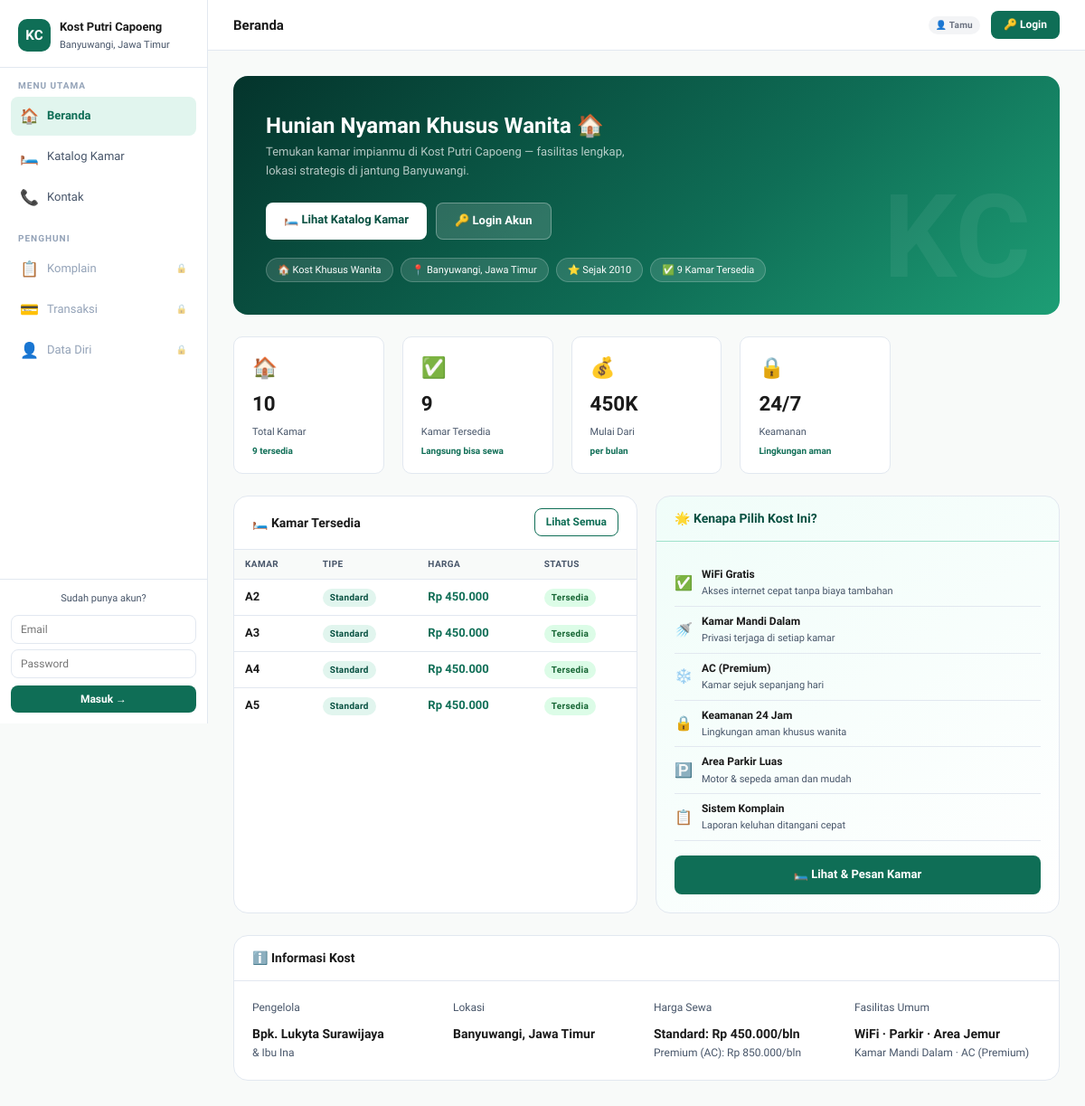
Before: / with the older database file.
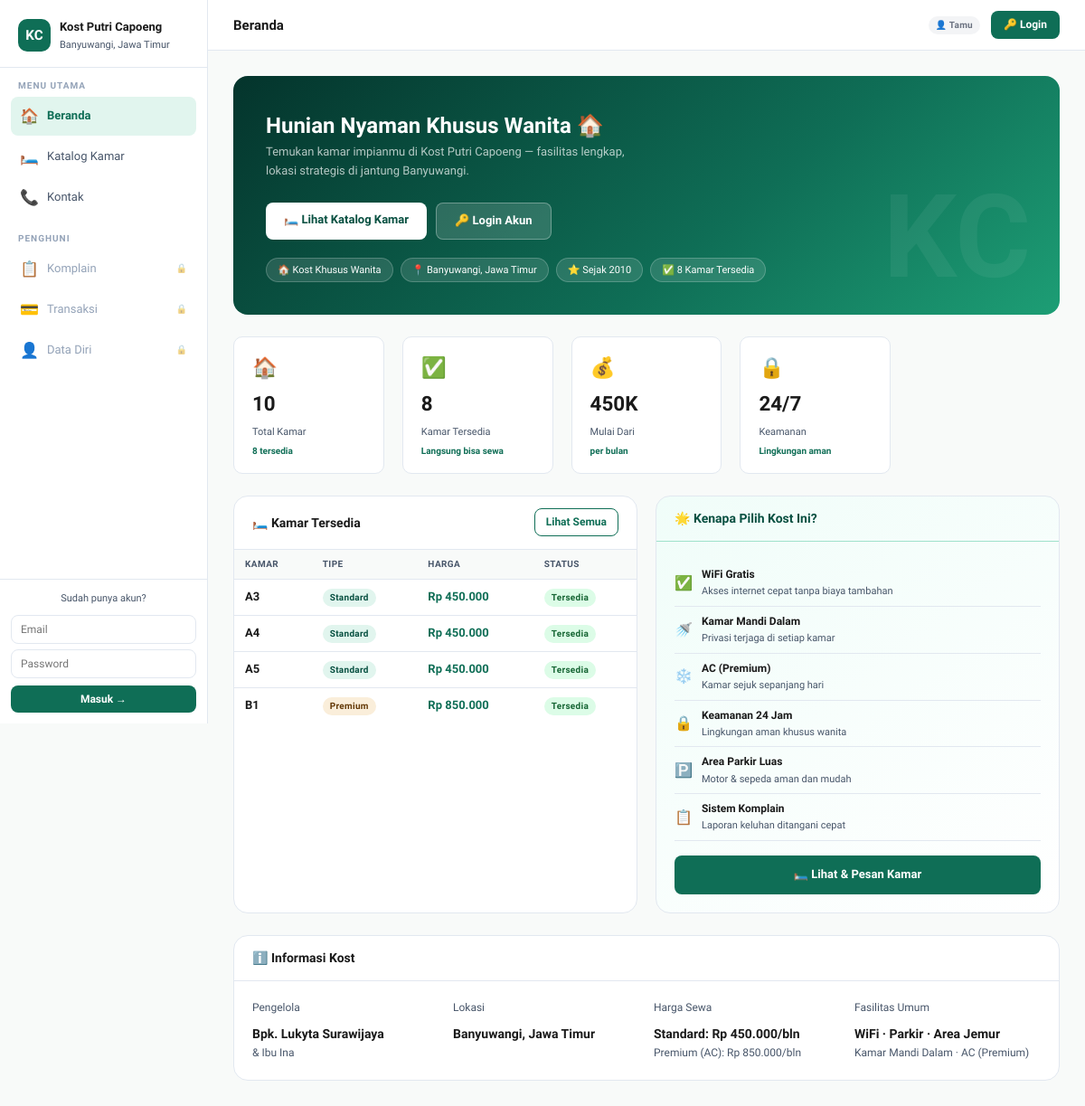
After: the same page with the newer database file.
### tables this page shows
CREATE TABLE `tb_kamar` (
  `id` int NOT NULL,
  `nama` varchar(50) NOT NULL,
  `tipe` enum('Standard','Premium') NOT NULL,
  `harga` int NOT NULL,
  `status` enum('tersedia','terisi') DEFAULT 'tersedia',
  `fasilitas` text,
  `foto` varchar(255) DEFAULT ''
);

### config.php (called while the page is built, shortened)
<?php
function getDB() {
    static $conn = null;
    if ($conn !== null) return $conn;
    $c = new mysqli(DB_HOST, DB_USER, DB_PASS, DB_NAME);
    $c->set_charset('utf8mb4');
    $conn = $c;
    return $conn;
}
function isLoggedIn() {
    return isset($_SESSION['user_id']) && !empty($_SESSION['user_id']);
}
function getKamarData() {
    $db = getDB();
    $result = $db->query("SELECT * FROM tb_kamar ORDER BY id ASC");
    $rows = [];
    while ($row = $result->fetch_assoc()) $rows[] = $row;
    return $rows;
}

### pages/beranda.php (the view)
<?php
$kamar_data    = getKamarData();
$tersedia      = count(array_filter($kamar_data, fn($k) => $k['status'] === 'tersedia'));
$komplain_all  = getKomplainAll();
$komplain_baru = count(array_filter($komplain_all, fn($k) => $k['status'] === 'baru'));
$transaksi_all = getTransaksiAll();
$terkirim_count = count(array_filter($transaksi_all, fn($t) => $t['status'] === 'terkirim'));
$pending_count  = count(array_filter($transaksi_all, fn($t) => $t['status'] === 'pending'));
$lunas_count    = count(array_filter($transaksi_all, fn($t) => $t['status'] === 'lunas'));
$gagal_count    = count(array_filter($transaksi_all, fn($t) => $t['status'] === 'gagal'));
$belum_lunas_total = $terkirim_count + $pending_count + $gagal_count;
$nama_user = $_SESSION['user_nama'] ?? null;
$loggedIn  = isLoggedIn();
?>
<div class="beranda-hero">
  <?php if ($loggedIn): ?>
    <h2>Selamat Datang, <?= htmlspecialchars(explode(' ', $nama_user)[0]) ?>! 👋</h2>
    <p>Kelola hunian, ajukan komplain, dan pantau pembayaran sewa kamu langsung dari sini.</p>
  <?php else: ?>
    <h2>Hunian Nyaman Khusus Wanita 🏠</h2>
    <p>Temukan kamar impianmu di Kost Putri Capoeng — fasilitas lengkap, lokasi strategis di jantung Banyuwangi.</p>
    <div class="hero-cta">
      <a href="index.php?page=kamar" class="hero-cta-primary">🛏️ Lihat Katalog Kamar</a>
      <a href="#" onclick="openLoginModal('beranda'); return false;" class="hero-cta-secondary">🔑 Login Akun</a>
    </div>
  <?php endif; ?>
  <div class="hero-badges">
    <span class="hero-badge-item">🏠 Kost Khusus Wanita</span>
    <span class="hero-badge-item">📍 Banyuwangi, Jawa Timur</span>
    <span class="hero-badge-item">⭐ Sejak 2010</span>
    <span class="hero-badge-item">✅ <?= $tersedia ?> Kamar Tersedia</span>
  </div>
</div>
<div class="stats-grid">
  <div class="stat-card">
    <div class="stat-icon">🏠</div>
    <div class="stat-val"><?= count($kamar_data) ?></div>
    <div class="stat-lbl">Total Kamar</div>
    <div class="stat-sub"><?= $tersedia ?> tersedia</div>
  </div>
  <div class="stat-card">
    <div class="stat-icon">✅</div>
    <div class="stat-val"><?= $tersedia ?></div>
    <div class="stat-lbl">Kamar Tersedia</div>
    <div class="stat-sub">Langsung bisa sewa</div>
  </div>
  <?php if ($loggedIn): ?>
  <div class="stat-card">
    <div class="stat-icon">📋</div>
    <div class="stat-val"><?= count($komplain_all) ?></div>
    <div class="stat-lbl">Total Komplain</div>
    <div class="stat-sub"><?= $komplain_baru ?> baru masuk</div>
  </div>
  <div class="stat-card">
    <div class="stat-icon">💳</div>
    <div class="stat-val"><?= $lunas_count ?></div>
    <div class="stat-lbl">Transaksi Lunas</div>
    <div class="stat-sub"><?= $belum_lunas_total ?> belum lunas</div>
  </div>
  <?php else: ?>
  <div class="stat-card">
    <div class="stat-icon">💰</div>
    <div class="stat-val">450K</div>
    <div class="stat-lbl">Mulai Dari</div>
    <div class="stat-sub">per bulan</div>
  </div>
  <div class="stat-card">
    <div class="stat-icon">🔒</div>
    <div class="stat-val">24/7</div>
    <div class="stat-lbl">Keamanan</div>
    <div class="stat-sub">Lingkungan aman</div>
  </div>
  <?php endif; ?>
</div>
<div style="display:grid; grid-template-columns:repeat(auto-fit, minmax(280px,1fr)); gap:1.25rem;">
  <div class="card">
    <div class="card-header">
      <span class="card-title">🛏️ Kamar Tersedia</span>
      <a href="index.php?page=kamar" class="btn btn-outline btn-sm">Lihat Semua</a>
    </div>
    <div class="card-body" style="padding:0;">
      <table>
        <thead><tr><th>Kamar</th><th>Tipe</th><th>Harga</th><th>Status</th></tr></thead>
        <tbody>
        <?php foreach(array_slice(array_values(array_filter($kamar_data, fn($k)=>$k['status']==='tersedia')), 0, 4) as $k): ?>
        <tr>
          <td><strong><?= $k['nama'] ?></strong></td>
          <td><span class="badge badge-<?= strtolower($k['tipe']) ?>"><?= $k['tipe'] ?></span></td>
          <td class="text-teal" style="font-weight:600;">Rp <?= number_format($k['harga'],0,',','.') ?></td>
          <td><span class="badge badge-tersedia">Tersedia</span></td>
        </tr>
        <?php endforeach; ?>
        </tbody>
      </table>
    </div>
  </div>
  <?php if ($loggedIn): ?>
  <div class="card">
    <div class="card-header">
      <span class="card-title">📋 Komplain Terbaru</span>
      <a href="index.php?page=komplain" class="btn btn-outline btn-sm">Lihat Semua</a>
    </div>
    <div class="card-body" style="padding:0;">
      <?php if (empty($komplain_all)): ?>
      <div class="empty-state"><span class="empty-icon">📭</span><p>Belum ada komplain</p></div>
      <?php else: ?>
      <table>
        <thead><tr><th>No. Tiket</th><th>Kamar</th><th>Kategori</th><th>Status</th></tr></thead>
        <tbody>
        <?php foreach(array_slice($komplain_all, 0, 3) as $k): ?>
        <tr>
          <td style="font-family:monospace;font-size:11px;font-weight:600;"><?= $k['no_tiket'] ?></td>
          <td><?= $k['no_kamar'] ?></td>
          <td class="text-sm text-muted"><?= $k['kategori'] ?></td>
          <td>
            <?php $badge=['baru'=>'badge-baru','diproses'=>'badge-diproses','selesai'=>'badge-selesai']; $label=['baru'=>'Baru','diproses'=>'Diproses','selesai'=>'Selesai']; ?>
            <span class="badge <?= $badge[$k['status']] ?? '' ?>"><?= $label[$k['status']] ?? $k['status'] ?></span>
          </td>
        </tr>
        <?php endforeach; ?>
        </tbody>
      </table>
      <?php endif; ?>
    </div>
  </div>
  <?php else: ?>
  <div class="card" style="background:linear-gradient(145deg,var(--teal-xlight),white);">
    <div class="card-header" style="border-bottom:1px solid #9FE1CB;">
      <span class="card-title" style="color:var(--teal-dark);">🌟 Kenapa Pilih Kost Ini?</span>
    </div>
    <div class="card-body">
      <?php
      $keunggulan = [
        ['✅','WiFi Gratis','Akses internet cepat tanpa biaya tambahan'],
        ['🚿','Kamar Mandi Dalam','Privasi terjaga di setiap kamar'],
        ['❄️','AC (Premium)','Kamar sejuk sepanjang hari'],
        ['🔒','Keamanan 24 Jam','Lingkungan aman khusus wanita'],
        ['🅿️','Area Parkir Luas','Motor & sepeda aman dan mudah'],
        ['📋','Sistem Komplain','Laporan keluhan ditangani cepat'],
      ];
      foreach($keunggulan as $k):
      ?>
      <div style="display:flex;align-items:center;gap:10px;padding:7px 0;border-bottom:1px solid var(--border);">
        <span style="font-size:1rem;flex-shrink:0;"><?= $k[0] ?></span>
        <div>
          <div style="font-weight:600;font-size:12px;color:#1a1a1a;"><?= $k[1] ?></div>
          <div style="font-size:11px;color:var(--text-muted);"><?= $k[2] ?></div>
        </div>
      </div>
      <?php endforeach; ?>
      <a href="index.php?page=kamar" class="btn btn-primary" style="width:100%;margin-top:1rem;display:block;text-align:center;">
        🛏️ Lihat & Pesan Kamar
      </a>
    </div>
  </div>
  <?php endif; ?>
</div>
<div class="card mt-3">
  <div class="card-header"><span class="card-title">ℹ️ Informasi Kost</span></div>
  <div class="card-body">
    <div style="display:grid; grid-template-columns:repeat(auto-fill,minmax(200px,1fr)); gap:1rem;">
      <div>
        <div class="text-sm text-muted mb-1">Pengelola</div>
        <div style="font-weight:600;color:#1a1a1a;">Bpk. Lukyta Surawijaya</div>
        <div class="text-sm text-muted">& Ibu Ina</div>
      </div>
      <div>
        <div class="text-sm text-muted mb-1">Lokasi</div>
        <div style="font-weight:600;color:#1a1a1a;">Banyuwangi, Jawa Timur</div>
      </div>
      <div>
        <div class="text-sm text-muted mb-1">Harga Sewa</div>
        <div style="font-weight:600;color:#1a1a1a;">Standard: Rp 450.000/bln</div>
        <div class="text-sm text-muted">Premium (AC): Rp 850.000/bln</div>
      </div>
      <div>
        <div class="text-sm text-muted mb-1">Fasilitas Umum</div>
        <div style="font-weight:600;color:#1a1a1a;">WiFi · Parkir · Area Jemur</div>
        <div class="text-sm text-muted">Kamar Mandi Dalam · AC (Premium)</div>
      </div>
    </div>
  </div>
</div>

Changed rows visible on the page:
no longer on this page (row edited): tb_kamar: nama "A2", tipe "Standard", harga "450.000"
now on this page (row unchanged): tb_kamar: nama "B1", tipe "Premium", harga "850.000"
Other visible differences:
$tersedia: "9" → "8"
